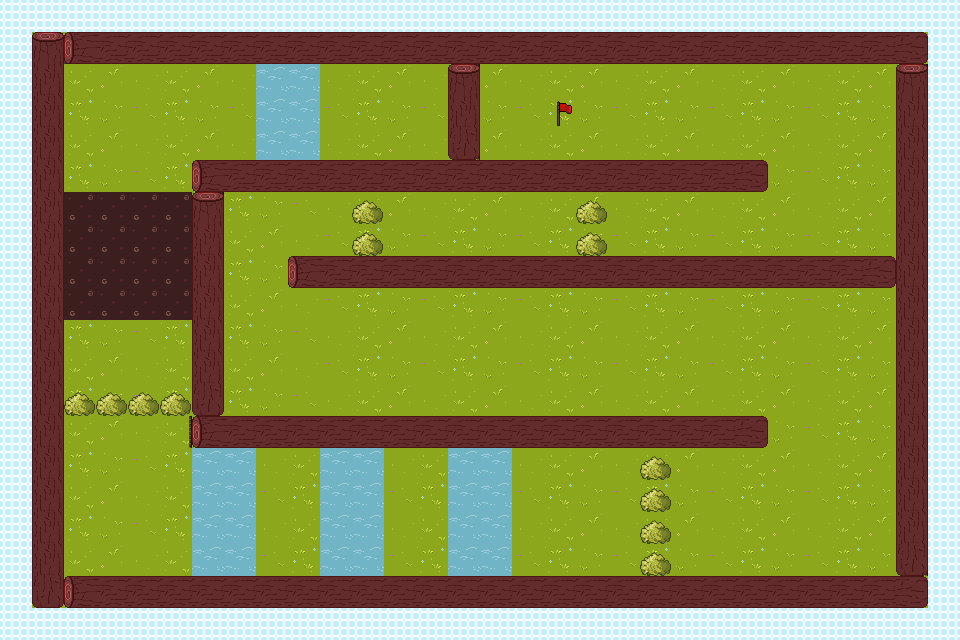

A 2D game scene composited from a Tiled map and its tileset images. What follows is a short description and the map's XML, with each tile layer's data collapsed to a summary:
An orthogonal 30x20 tile map with 32x32 px tiles, 3 tile layers (Background, Physics, Decoration) and 3 objects (2x Windmill, Player).

<map version="1.10" tiledversion="1.10.2" orientation="orthogonal" renderorder="left-up" width="30" height="20" tilewidth="32" tileheight="32" infinite="0" nextlayerid="5" nextobjectid="6">
 <tileset firstgid="1" name="Backyard" tilewidth="32" tileheight="32" tilecount="81" columns="9">
  <image source="../BackyardTilemap.png" width="288" height="288" />
  <tile id="14">
   <properties>
    <property name="special" value="bush" />
   </properties>
  </tile>
  <tile id="19">
   <properties>
    <property name="collider" value="bottom" />
    <property name="invert" type="bool" value="true" />
   </properties>
  </tile>
  <tile id="20">
   <properties>
    <property name="collider" value="bottom" />
    <property name="invert" type="bool" value="true" />
   </properties>
  </tile>
  <tile id="21">
   <properties>
    <property name="collider" value="bottom" />
    <property name="invert" type="bool" value="true" />
   </properties>
  </tile>
  <tile id="27">
   <properties>
    <property name="collider" value="bottomlefttopright;toprightbottomleft" />
   </properties>
  </tile>
  <tile id="28">
   <properties>
    <property name="collider" value="left" />
    <property name="invert" type="bool" value="true" />
   </properties>
  </tile>
  <tile id="30">
   <properties>
    <property name="collider" value="right;left" />
    <property name="invert" type="bool" value="false" />
   </properties>
  </tile>
  <tile id="36">
   <properties>
    <property name="collider" value="topleftbottomright;bottomrighttopleft" />
   </properties>
  </tile>
  <tile id="37">
   <properties>
    <property name="collider" value="left" />
    <property name="invert" type="bool" value="true" />
   </properties>
  </tile>
  <tile id="39">
   <properties>
    <property name="collider" value="right" />
    <property name="invert" type="bool" value="true" />
   </properties>
  </tile>
  <tile id="43">
   <properties>
    <property name="slowdown" value="0.2" />
   </properties>
  </tile>
  <tile id="46">
   <properties>
    <property name="collider" value="left;bottom" />
    <property name="invert" type="bool" value="true" />
   </properties>
  </tile>
  <tile id="47">
   <properties>
    <property name="collider" value="bottom" />
    <property name="invert" type="bool" value="false" />
   </properties>
  </tile>
  <tile id="48">
   <properties>
    <property name="collider" value="right;bottom" />
    <property name="invert" type="bool" value="true" />
   </properties>
  </tile>
  <tile id="64">
   <properties>
    <property name="collider" value="top;right;bottom;left" />
   </properties>
  </tile>
  <tile id="65">
   <properties>
    <property name="collider" value="top;right;bottom;left" />
   </properties>
  </tile>
  <tile id="66">
   <properties>
    <property name="collider" value="top;right;bottom;left" />
   </properties>
  </tile>
  <tile id="70">
   <properties>
    <property name="special" value="water" />
   </properties>
  </tile>
 </tileset>
 <layer id="1" name="Background" width="30" height="20">
  <properties>
   <property name="useTileData" type="bool" value="true" />
  </properties>
  <data>[600 cells, 600 non-empty, 9 distinct tile ids]</data>
 </layer>
 <layer id="2" name="Physics" width="30" height="20">
  <properties>
   <property name="loadCustomColliders" type="bool" value="true" />
  </properties>
  <data>[600 cells, 163 non-empty, 8 distinct tile ids]</data>
 </layer>
 <layer id="4" name="Decoration" width="30" height="20">
  <data>[600 cells, 71 non-empty, 3 distinct tile ids]</data>
 </layer>
 <objectgroup id="3" name="Object Layer 1">
  <object id="1" type="Player" x="384" y="96" width="32" height="32" />
  <object id="4" type="Windmill" x="640" y="352" width="120.2" height="122.2" />
  <object id="5" type="Windmill" x="352" y="352" width="120.2" height="122.2" />
 </objectgroup>
</map>